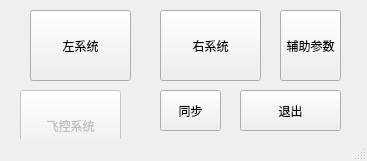
<?xml version="1.0" encoding="UTF-8"?>
<ui version="4.0">
 <class>SwitchWindow</class>
 <widget class="QMainWindow" name="SwitchWindow">
  <property name="geometry">
   <rect>
    <x>0</x>
    <y>0</y>
    <width>367</width>
    <height>161</height>
   </rect>
  </property>
  <property name="windowTitle">
   <string>系统选择</string>
  </property>
  <widget class="QWidget" name="centralwidget">
   <widget class="QPushButton" name="pushButton">
    <property name="geometry">
     <rect>
      <x>30</x>
      <y>10</y>
      <width>101</width>
      <height>71</height>
     </rect>
    </property>
    <property name="text">
     <string>左系统</string>
    </property>
   </widget>
   <widget class="QPushButton" name="pushButton_3">
    <property name="enabled">
     <bool>false</bool>
    </property>
    <property name="geometry">
     <rect>
      <x>20</x>
      <y>90</y>
      <width>101</width>
      <height>71</height>
     </rect>
    </property>
    <property name="text">
     <string>飞控系统</string>
    </property>
   </widget>
   <widget class="QPushButton" name="pushButton_2">
    <property name="geometry">
     <rect>
      <x>160</x>
      <y>10</y>
      <width>101</width>
      <height>71</height>
     </rect>
    </property>
    <property name="text">
     <string>右系统</string>
    </property>
   </widget>
   <widget class="QPushButton" name="pushButton_4">
    <property name="geometry">
     <rect>
      <x>240</x>
      <y>90</y>
      <width>101</width>
      <height>41</height>
     </rect>
    </property>
    <property name="text">
     <string>退出</string>
    </property>
   </widget>
   <widget class="QPushButton" name="pushButton_5">
    <property name="geometry">
     <rect>
      <x>280</x>
      <y>10</y>
      <width>61</width>
      <height>71</height>
     </rect>
    </property>
    <property name="text">
     <string>辅助参数</string>
    </property>
   </widget>
   <widget class="QPushButton" name="pushButton_Sync">
    <property name="geometry">
     <rect>
      <x>160</x>
      <y>90</y>
      <width>61</width>
      <height>41</height>
     </rect>
    </property>
    <property name="text">
     <string>同步</string>
    </property>
   </widget>
  </widget>
  <widget class="QMenuBar" name="menubar">
   <property name="geometry">
    <rect>
     <x>0</x>
     <y>0</y>
     <width>367</width>
     <height>23</height>
    </rect>
   </property>
  </widget>
  <widget class="QStatusBar" name="statusbar"/>
 </widget>
 <resources/>
 <connections/>
</ui>
